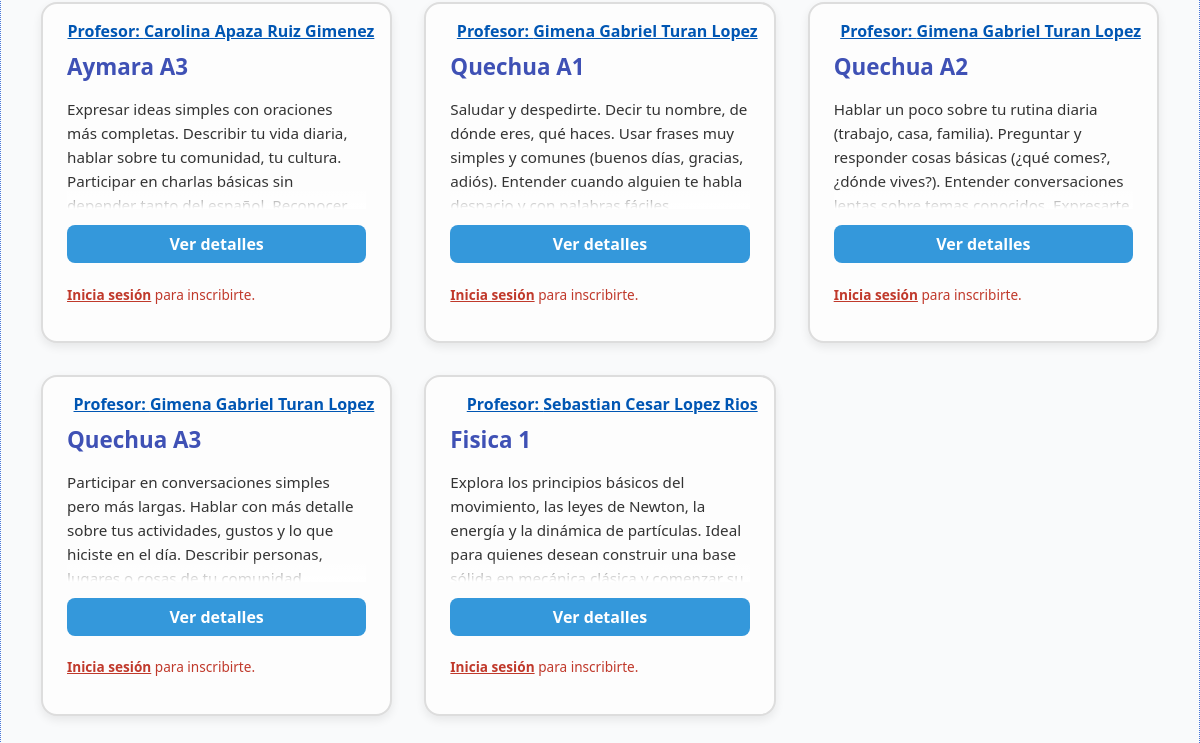
The app's page / (lower part), older data.
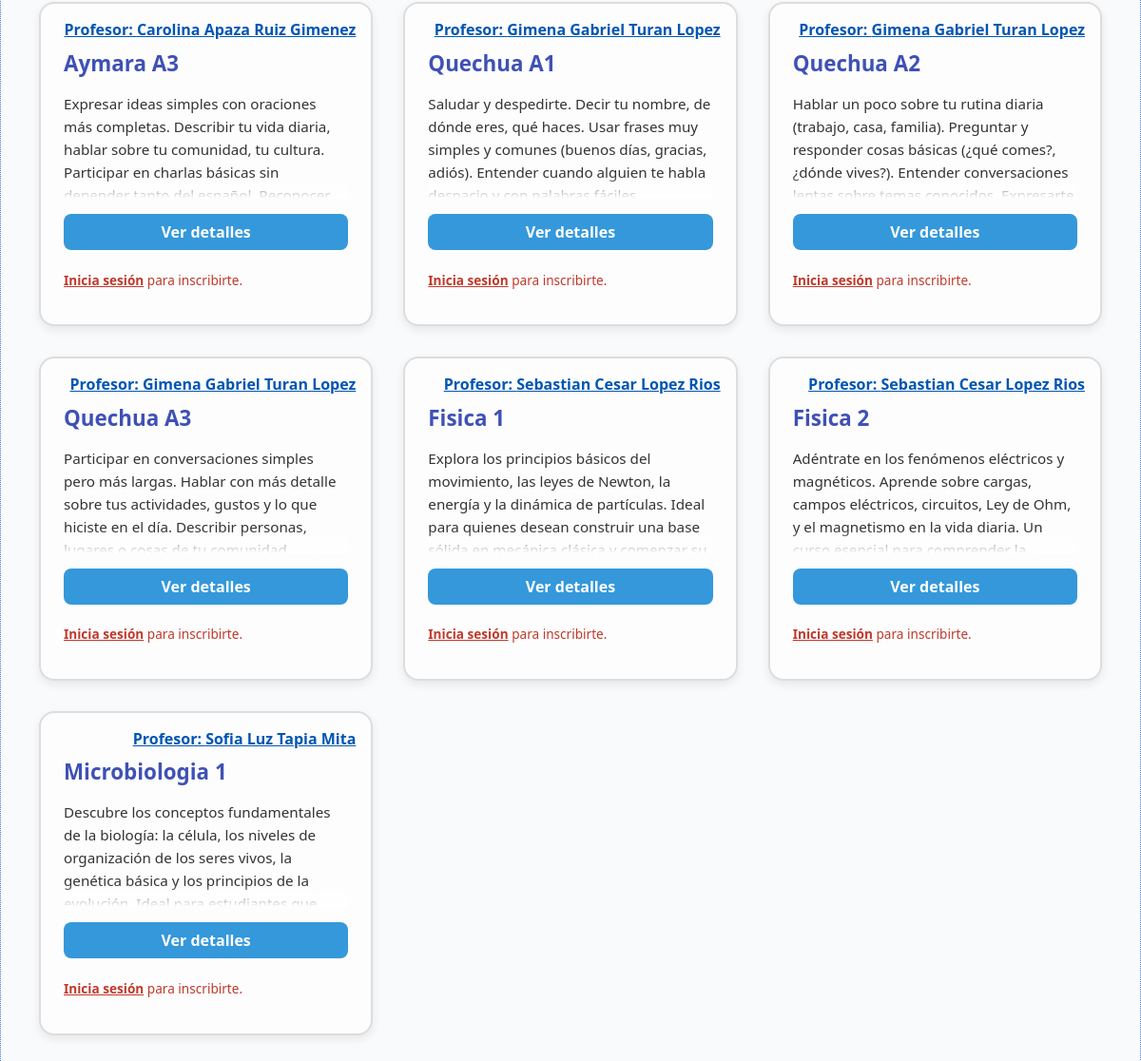
The same page, newer data.
### cursos/models.py (models this page shows, shortened)
class Curso(models.Model):
    titulo = models.CharField(max_length=200)
    descripcion = models.TextField()
    fecha_inicio = models.DateField()
    fecha_fin = models.DateField()
    profesor = models.ForeignKey(Profesor, on_delete=models.CASCADE)

class Profesor(models.Model):
    user = models.OneToOneField(User, on_delete=models.CASCADE) #Relacion de usuario para que el maestro tenga una sesion igual al estudiante
    nombre = models.CharField(max_length=100)
    email = models.EmailField(unique=True)
    especialidad = models.CharField(max_length=100)

### cursos/views.py (the view)
# urls.py: path('', views.lista_cursos, name='lista_cursos'),
def lista_cursos(request):
    cursos = Curso.objects.all()
    cursos_inscritos_ids = []
    if request.user.is_authenticated:
        cursos_inscritos_ids = Inscripcion.objects.filter(user=request.user).values_list('curso_id', flat=True)
    return render(request, 'cursos/cursos.html', {
        'cursos': cursos,
        'cursos_inscritos_ids': cursos_inscritos_ids
    })

### cursos/templates/cursos/cursos.html (shortened to what this page needs)
{% extends 'cursos/base.html' %}
{% load static %}
{% block content %}
<div class="contenedor-cursos">
  {% for curso in cursos %}
    {% if curso.id not in cursos_inscritos_ids %}
    <div class="tarjeta-curso no-inscrito">
      <div class="profesor-tooltip-container profesor-posicion">
        <span class="profesor-nombre">Profesor: {{ curso.profesor.nombre }}</span>
      </div>
      <h3 class="titulo-curso">{{ curso.titulo }}</h3>
      <p class="descripcion-curso">{{ curso.descripcion }}</p>
      <div class="acciones-curso">
        <a href="{% url 'detalle_curso' curso.id %}" class="btn-detalles">Ver detalles</a>
        {% if user.is_authenticated %}
        <a href="{% url 'inscribirse_curso' curso.id %}" class="btn-inscribirse">Inscribirse</a>
        {% else %}
        <p class="login-requerido">
          <a href="{% url 'login' %}">Inicia sesión</a> para inscribirte.
        </p>
        {% endif %}
      </div>
    </div>
    {% endif %}
  {% endfor %}
</div>
{% endblock %}

Row changes from the older to the newer data that the page shows:
added Curso: profesor.nombre "Sebastian Cesar Lopez Rios", titulo "Fisica 2", descripcion "Adéntrate en los fenómenos eléctricos y magnéticos. Aprende sobre cargas, campos eléctricos, circuitos, Ley de Ohm, y el magnetismo en la vida diaria. Un…"
added Curso: profesor.nombre "Sofia Luz Tapia Mita", titulo "Microbiologia 1", descripcion "Descubre los conceptos fundamentales de la biología: la célula, los niveles de organización de los seres vivos, la genética básica y los principios de la…"
